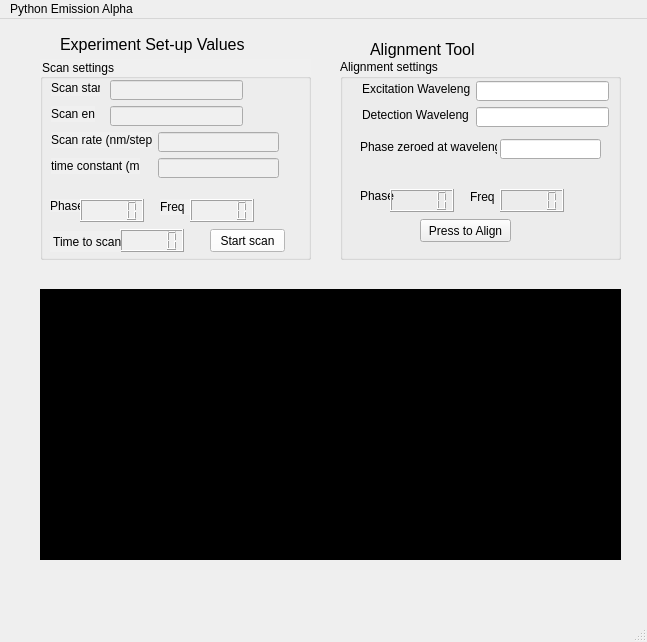
<?xml version="1.0" encoding="UTF-8"?>
<ui version="4.0">
 <class>MainWindow</class>
 <widget class="QMainWindow" name="MainWindow">
  <property name="geometry">
   <rect>
    <x>0</x>
    <y>0</y>
    <width>647</width>
    <height>642</height>
   </rect>
  </property>
  <property name="windowTitle">
   <string>MainWindow</string>
  </property>
  <widget class="QWidget" name="centralwidget">
   <widget class="QGroupBox" name="groupBox">
    <property name="geometry">
     <rect>
      <x>40</x>
      <y>40</y>
      <width>271</width>
      <height>201</height>
     </rect>
    </property>
    <property name="styleSheet">
     <string notr="true">background-color: rgb(240, 240, 240);</string>
    </property>
    <property name="title">
     <string>Scan settings</string>
    </property>
    <widget class="QLabel" name="label_2">
     <property name="geometry">
      <rect>
       <x>11</x>
       <y>21</y>
       <width>49</width>
       <height>16</height>
      </rect>
     </property>
     <property name="text">
      <string>Scan start</string>
     </property>
    </widget>
    <widget class="QLabel" name="label_3">
     <property name="geometry">
      <rect>
       <x>11</x>
       <y>47</y>
       <width>44</width>
       <height>16</height>
      </rect>
     </property>
     <property name="text">
      <string>Scan end</string>
     </property>
    </widget>
    <widget class="QLabel" name="label_4">
     <property name="geometry">
      <rect>
       <x>11</x>
       <y>73</y>
       <width>101</width>
       <height>16</height>
      </rect>
     </property>
     <property name="text">
      <string>Scan rate (nm/step)</string>
     </property>
    </widget>
    <widget class="QLabel" name="label_5">
     <property name="geometry">
      <rect>
       <x>11</x>
       <y>99</y>
       <width>89</width>
       <height>16</height>
      </rect>
     </property>
     <property name="text">
      <string>time constant (ms)</string>
     </property>
    </widget>
    <widget class="QLineEdit" name="lineEdit">
     <property name="geometry">
      <rect>
       <x>70</x>
       <y>21</y>
       <width>133</width>
       <height>20</height>
      </rect>
     </property>
    </widget>
    <widget class="QLineEdit" name="lineEdit_2">
     <property name="geometry">
      <rect>
       <x>70</x>
       <y>47</y>
       <width>133</width>
       <height>20</height>
      </rect>
     </property>
    </widget>
    <widget class="QLineEdit" name="lineEdit_3">
     <property name="geometry">
      <rect>
       <x>118</x>
       <y>73</y>
       <width>121</width>
       <height>20</height>
      </rect>
     </property>
    </widget>
    <widget class="QPushButton" name="pushButton">
     <property name="geometry">
      <rect>
       <x>170</x>
       <y>170</y>
       <width>75</width>
       <height>23</height>
      </rect>
     </property>
     <property name="styleSheet">
      <string notr="true">background-color: rgb(255, 255, 255);</string>
     </property>
     <property name="text">
      <string>Start scan</string>
     </property>
    </widget>
    <widget class="QLabel" name="label_12">
     <property name="geometry">
      <rect>
       <x>10</x>
       <y>140</y>
       <width>47</width>
       <height>13</height>
      </rect>
     </property>
     <property name="text">
      <string>Phase</string>
     </property>
    </widget>
    <widget class="QLCDNumber" name="lcdNumber_3">
     <property name="geometry">
      <rect>
       <x>40</x>
       <y>140</y>
       <width>64</width>
       <height>23</height>
      </rect>
     </property>
    </widget>
    <widget class="QLabel" name="label_13">
     <property name="geometry">
      <rect>
       <x>120</x>
       <y>140</y>
       <width>31</width>
       <height>16</height>
      </rect>
     </property>
     <property name="text">
      <string>Freq</string>
     </property>
    </widget>
    <widget class="QLCDNumber" name="lcdNumber_4">
     <property name="geometry">
      <rect>
       <x>150</x>
       <y>140</y>
       <width>64</width>
       <height>23</height>
      </rect>
     </property>
    </widget>
    <widget class="QLineEdit" name="lineEdit_4">
     <property name="geometry">
      <rect>
       <x>118</x>
       <y>99</y>
       <width>121</width>
       <height>20</height>
      </rect>
     </property>
    </widget>
    <widget class="QLCDNumber" name="lcdNumber_5">
     <property name="geometry">
      <rect>
       <x>80</x>
       <y>170</y>
       <width>64</width>
       <height>23</height>
      </rect>
     </property>
    </widget>
    <widget class="QLabel" name="label_14">
     <property name="geometry">
      <rect>
       <x>10</x>
       <y>172</y>
       <width>71</width>
       <height>21</height>
      </rect>
     </property>
     <property name="text">
      <string> Time to scan</string>
     </property>
    </widget>
   </widget>
   <widget class="QLabel" name="label">
    <property name="geometry">
     <rect>
      <x>60</x>
      <y>10</y>
      <width>211</width>
      <height>31</height>
     </rect>
    </property>
    <property name="font">
     <font>
      <pointsize>12</pointsize>
     </font>
    </property>
    <property name="text">
     <string>Experiment Set-up Values</string>
    </property>
   </widget>
   <widget class="QLabel" name="label_6">
    <property name="geometry">
     <rect>
      <x>370</x>
      <y>20</y>
      <width>131</width>
      <height>21</height>
     </rect>
    </property>
    <property name="font">
     <font>
      <pointsize>12</pointsize>
     </font>
    </property>
    <property name="text">
     <string>Alignment Tool</string>
    </property>
   </widget>
   <widget class="QGroupBox" name="groupBox_2">
    <property name="geometry">
     <rect>
      <x>340</x>
      <y>40</y>
      <width>281</width>
      <height>201</height>
     </rect>
    </property>
    <property name="title">
     <string>Alignment settings</string>
    </property>
    <widget class="QLabel" name="label_7">
     <property name="geometry">
      <rect>
       <x>22</x>
       <y>22</y>
       <width>108</width>
       <height>16</height>
      </rect>
     </property>
     <property name="text">
      <string>Excitation Wavelength</string>
     </property>
    </widget>
    <widget class="QLabel" name="label_8">
     <property name="geometry">
      <rect>
       <x>22</x>
       <y>48</y>
       <width>107</width>
       <height>16</height>
      </rect>
     </property>
     <property name="text">
      <string>Detection Wavelength</string>
     </property>
    </widget>
    <widget class="QLineEdit" name="lineEdit_5">
     <property name="geometry">
      <rect>
       <x>136</x>
       <y>22</y>
       <width>133</width>
       <height>20</height>
      </rect>
     </property>
    </widget>
    <widget class="QLineEdit" name="lineEdit_6">
     <property name="geometry">
      <rect>
       <x>136</x>
       <y>48</y>
       <width>133</width>
       <height>20</height>
      </rect>
     </property>
    </widget>
    <widget class="QLabel" name="label_9">
     <property name="geometry">
      <rect>
       <x>20</x>
       <y>80</y>
       <width>137</width>
       <height>16</height>
      </rect>
     </property>
     <property name="text">
      <string>Phase zeroed at wavelength</string>
     </property>
    </widget>
    <widget class="QLabel" name="label_10">
     <property name="geometry">
      <rect>
       <x>20</x>
       <y>130</y>
       <width>47</width>
       <height>13</height>
      </rect>
     </property>
     <property name="text">
      <string>Phase</string>
     </property>
    </widget>
    <widget class="QLineEdit" name="lineEdit_7">
     <property name="geometry">
      <rect>
       <x>160</x>
       <y>80</y>
       <width>101</width>
       <height>20</height>
      </rect>
     </property>
    </widget>
    <widget class="QLabel" name="label_11">
     <property name="geometry">
      <rect>
       <x>130</x>
       <y>130</y>
       <width>31</width>
       <height>16</height>
      </rect>
     </property>
     <property name="text">
      <string>Freq</string>
     </property>
    </widget>
    <widget class="QPushButton" name="pushButton_2">
     <property name="geometry">
      <rect>
       <x>80</x>
       <y>160</y>
       <width>91</width>
       <height>23</height>
      </rect>
     </property>
     <property name="text">
      <string>Press to Align</string>
     </property>
    </widget>
    <widget class="QLCDNumber" name="lcdNumber">
     <property name="geometry">
      <rect>
       <x>50</x>
       <y>130</y>
       <width>64</width>
       <height>23</height>
      </rect>
     </property>
    </widget>
    <widget class="QLCDNumber" name="lcdNumber_2">
     <property name="geometry">
      <rect>
       <x>160</x>
       <y>130</y>
       <width>64</width>
       <height>23</height>
      </rect>
     </property>
    </widget>
   </widget>
   <widget class="QWidget" name="widget" native="true">
    <property name="geometry">
     <rect>
      <x>40</x>
      <y>270</y>
      <width>581</width>
      <height>271</height>
     </rect>
    </property>
    <property name="styleSheet">
     <string notr="true">background-color: rgb(0, 0, 0);</string>
    </property>
   </widget>
  </widget>
  <widget class="QMenuBar" name="menubar">
   <property name="geometry">
    <rect>
     <x>0</x>
     <y>0</y>
     <width>647</width>
     <height>21</height>
    </rect>
   </property>
   <widget class="QMenu" name="menuPython_Emission_Alpha">
    <property name="title">
     <string>Python Emission Alpha</string>
    </property>
   </widget>
   <addaction name="menuPython_Emission_Alpha"/>
  </widget>
  <widget class="QStatusBar" name="statusbar"/>
 </widget>
 <resources/>
 <connections/>
</ui>
